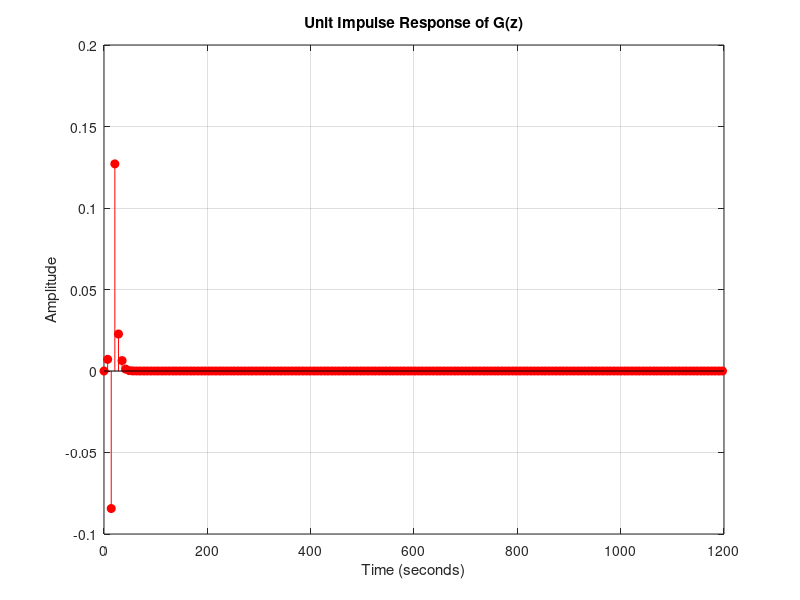
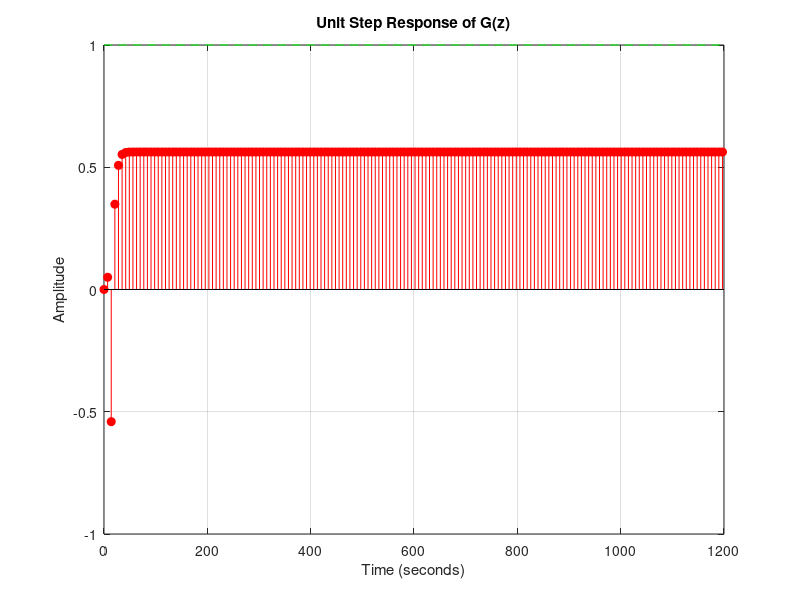

These figures' MATLAB source, in order:
% Discrete-time plant G(z)
Gz_num = [0.1725, -2.07, 3.45];
Gz_den = [3.45, -0.65, -0.05, 0.0105];

T = 7;                 % sample period (seconds)
Gz = tf(Gz_num, Gz_den, T);

% DC gain and poles
DC_gain = dcgain(Gz);
p       = pole(Gz);

fprintf('DC gain of G(z) = %.4f\n', DC_gain);
fprintf('Poles of G(z):\n');
for i = 1:length(p)
    fprintf('p%d = %.6f\n', i, p(i));
end

% Number of samples to simulate
N = 1200;   % adjust to match how long you want the plot

%% Unit impulse response (discrete-time)
[y_imp, t_imp] = impulse(Gz, N);   % t_imp already in seconds (k*T)

figure(1); clf
stem(t_imp, y_imp, 'r', 'filled');  % discrete samples
title('Unit Impulse Response of G(z)')
xlabel('Time (seconds)')
ylabel('Amplitude')
grid on

%% Unit step response (discrete-time)
[y_step, t_step] = step(Gz, N);

figure(2); clf
% Reference step (green dashed)
plot(t_step, ones(size(t_step)), 'g--');
hold on
% Discrete response as stems (red)
stem(t_step, y_step, 'r', 'filled');
hold off

title('Unit Step Response of G(z)')
xlabel('Time (seconds)')
ylabel('Amplitude')
grid on
